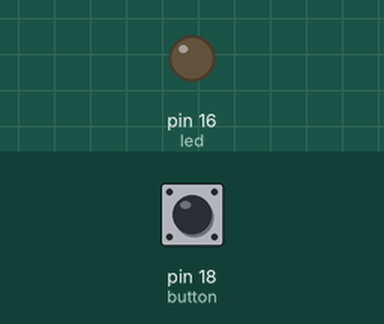
Simulated run of this program. Board: Raspberry Pi (header pin numbers). On the bench: output pins drawn as LEDs (lit = HIGH). The inputs (shaded band) are chosen by the test bench; at power-on: pin 18 (button) LOW.

Above: at 1.2 s.
1.3 s: pin 18 (button) pulled HIGH for 0.15 s
At 1.37 s:
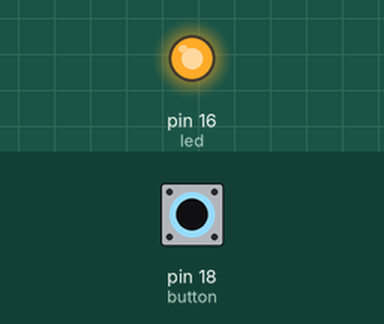
2.9 s: pin 18 (button) pulled HIGH for 3.2 s
At 7.3 s:
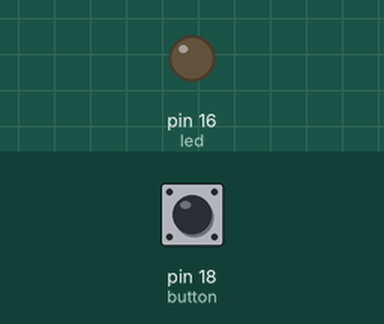
Timing chart, 0 to 8.8 s (numbered marks = the images above; inputs shaded):
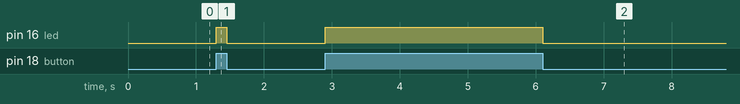

Measured:
- after the input at 1.3 s, pin 16 (led): LOW → HIGH at once, → LOW 0.15 s later
- after the input at 2.9 s, pin 16 (led): LOW → HIGH at once, → LOW 3.2 s later

The program:

button.py
```python
import RPi.GPIO as GPIO
import time

led = 16
button = 18

GPIO.setmode(GPIO.BOARD)

GPIO.setup(led, GPIO.OUT)
GPIO.setup(button, GPIO.IN)
try:
	while True:
		GPIO.output(led, GPIO.input(button))
except KeyboardInterrupt:
        GPIO.cleanup()
```
